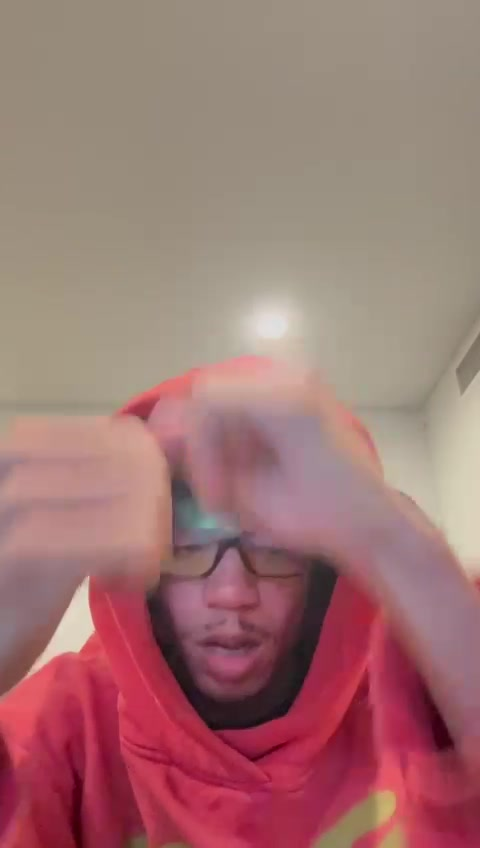
#> input picture backend/videos/0d576d4e-c7b5-40ec-a81b-2beca8b82110/frames/00043.jpg, 480 x 848 px
$ python -i script.py   (imports and definitions only)
#> lines starting #> are read from the running program, lines starting #| are printed output that depends on the picture; after the words box and inside, x2 and y2 are one past the last pixel; in counts of white or black regions, pixels touching at a corner belong together
#> further down, picture is the input picture: shape (848, 480, 3); mean B, G, R 115.5, 117, 160
import cv2
import numpy as np

# Helper function for parameter extraction with validation
def get_param(params, name, default, param_type, min_val=None, max_val=None):
    value = params.get(name, default)
    try:
        value = param_type(value)
        if min_val is not None:
            value = max(min_val, value)
        if max_val is not None:
            value = min(max_val, value)
    except (ValueError, TypeError):
        value = default
    return value

# Function to apply noise to the image
def add_noise(image, noise_factor):
    noise = np.random.randn(*image.shape) * noise_factor
    noisy_image = np.clip(image + noise, 0, 1)
    return noisy_image

# Function to apply pixel sorting
def apply_effect(frame, mask=None, **params):
    if not params:
        params = {}

    # Extract and validate parameters
    thresh_min = get_param(params, "threshold_min", 0.0, float, 0.0, 1.0)
    thresh_max = get_param(params, "threshold_max", 0.8, float, 0.0, 1.0)
    randomness = get_param(params, "randomness", 0, float, 0.0, 1.0)
    direction = get_param(params, "direction", "vertical", str)  # New param for direction (vertical/horizontal)
    strip_width = get_param(params, "strip_width", 5, int, 1, 100)
    strip_spacing = get_param(params, "strip_spacing", 1, int, -50, 50)
    pulling_distance = get_param(params, "pulling_distance", 1.0, float, 0.1, 10.0)
    char_length = get_param(params, "char_length", 10, int, 1, 100)
    sorting_style = get_param(params, "sorting_style", 0, int, 0, 2)  # 0: Hue, 1: Saturation, 2: Lightness
    noise_factor = get_param(params, "noise_strength", 0.0, float, 0.0, 1.0)

    # Convert frame to float for safe pixel manipulation
    original_dtype = frame.dtype
    if original_dtype != np.float32:
        frame = frame.astype(np.float32) / 255.0

    # Apply noise if required
    if noise_factor > 0:
        frame = add_noise(frame, noise_factor)

    # Core pixel sorting logic
    def pixel_sort(image, mask, direction, style, thresh_min, thresh_max, strip_width, strip_spacing, pulling_distance):
        # Channel selection based on sorting style
#> called with direction = 'vertical', style = 0, thresh_min = 0, thresh_max = 0.8, strip_width = 5, strip_spacing = 1, pulling_distance = 1
        if style == 0:  # Sort by Hue
            hsv = cv2.cvtColor(image, cv2.COLOR_BGR2HSV)
#> hsv: shape (848, 480, 3) float32; mean H, S, V 155.9, 0.3, 0.6
            channel_to_sort = hsv[:, :, 0]
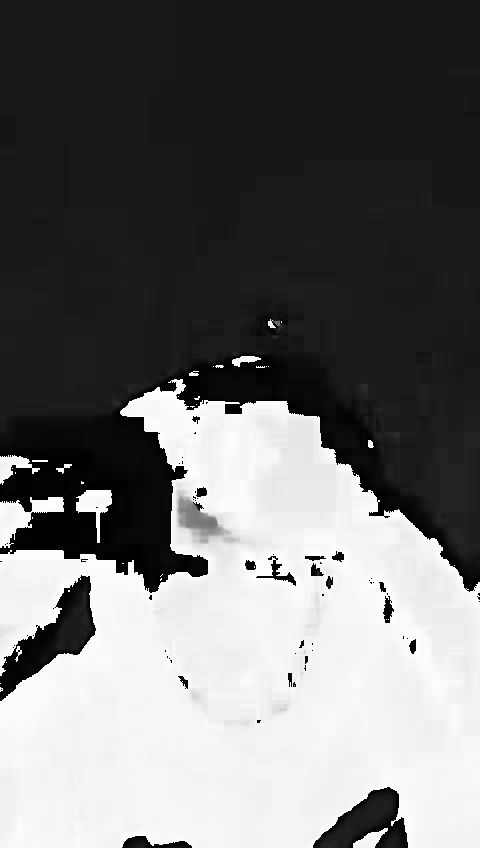
#> channel_to_sort: shape (848, 480) float32; min 0, max 359.5, mean 155.9; drawn with min black and max white
        elif style == 1:  # Sort by Saturation
            hsv = cv2.cvtColor(image, cv2.COLOR_BGR2HSV)
            channel_to_sort = hsv[:, :, 1]
        else:  # Sort by Lightness (Luminance in Lab color space)
            lab = cv2.cvtColor(image, cv2.COLOR_BGR2Lab)
            channel_to_sort = lab[:, :, 0]  # L channel (lightness)

        # Apply thresholds (convert to 0-255 range)
        min_thresh_value = int(thresh_min * 255)
        max_thresh_value = int(thresh_max * 255)

        # Threshold mask for sorting
        threshold_mask = (channel_to_sort >= min_thresh_value) & (channel_to_sort <= max_thresh_value)
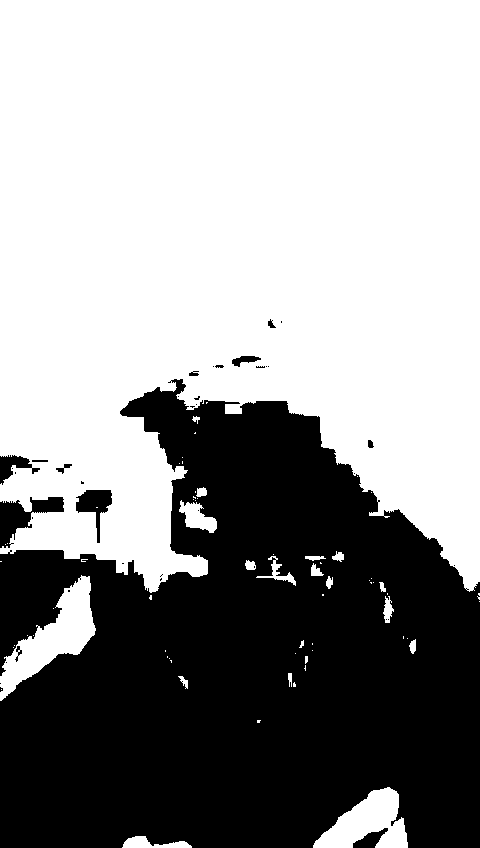
#> threshold_mask: shape (848, 480) bool; 60.3% white; 39 black regions (26 under 20 px), largest, box (x1, y1, x2, y2) and area: (0, 379, 480, 848) 158206, (0, 497, 64, 548) 1401, (76, 490, 112, 543) 803

        sorted_image = image.copy()

        # Depending on the direction (vertical or horizontal) apply the sorting
        if direction == "horizontal":
            # Sort along rows (horizontal direction)
            for row in range(0, image.shape[0], strip_width + strip_spacing):
                masked_indices = np.where(threshold_mask[row, :])[0]
                if len(masked_indices) > 1:
                    for i in range(0, len(masked_indices), strip_width):
                        # Pull and sort pixels horizontally within strip width
                        block_indices = masked_indices[i:i + strip_width]
                        pulling_indices = np.clip(block_indices * pulling_distance, 0, image.shape[1] - 1).astype(int)
                        sorted_indices = np.argsort(channel_to_sort[row, block_indices])
                        sorted_image[row, pulling_indices] = image[row, block_indices[sorted_indices]]
        else:
            # Sort along columns (vertical direction)
            for col in range(0, image.shape[1], strip_width + strip_spacing):
                masked_indices = np.where(threshold_mask[:, col])[0]
                if len(masked_indices) > 1:
                    for i in range(0, len(masked_indices), strip_width):
                        # Pull and sort pixels vertically within strip width
                        block_indices = masked_indices[i:i + strip_width]
                        pulling_indices = np.clip(block_indices * pulling_distance, 0, image.shape[0] - 1).astype(int)
                        sorted_indices = np.argsort(channel_to_sort[block_indices, col])
                        sorted_image[pulling_indices, col] = image[block_indices[sorted_indices], col]
#> sorted_image: shape (848, 480, 3) float32; mean of channels 0, 1, 2 0.453, 0.459, 0.627

        # Apply mask so sorting only happens inside the masked region
        if mask is not None:
            sorted_image = np.where(mask[..., None] > 0, sorted_image, image)

        return sorted_image

    # Apply pixel sorting based on the specified direction
    sorted_image = pixel_sort(frame, mask, direction, sorting_style, thresh_min, thresh_max, strip_width, strip_spacing, pulling_distance)

    # Optionally introduce randomness by not sorting some intervals
    if randomness > 0:
        random_mask = np.random.rand(*sorted_image.shape[:2]) > randomness
        sorted_image[random_mask] = frame[random_mask]

    # Resize output back to original dimensions
    if original_dtype != np.float32:
        sorted_image = (sorted_image * 255).astype(np.uint8)

    return sorted_image

>>> import cv2
>>> picture = cv2.imread('../../videos/0d576d4e-c7b5-40ec-a81b-2beca8b82110/frames/00043.jpg')
>>> result = apply_effect(picture)

$ run again, on backend/videos/0d576d4e-c7b5-40ec-a81b-2beca8b82110/frames/00073.jpg
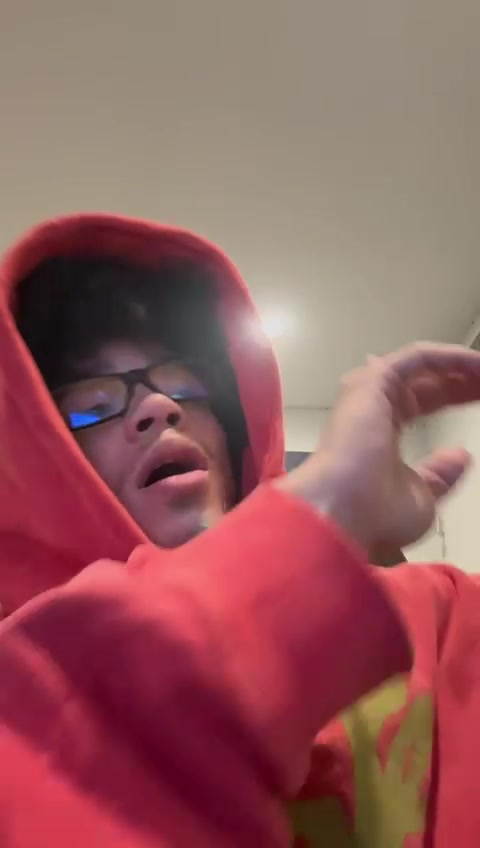
#> input picture backend/videos/0d576d4e-c7b5-40ec-a81b-2beca8b82110/frames/00073.jpg, 480 x 848 px
#> picture is the input picture: shape (848, 480, 3); mean B, G, R 92.9, 91.1, 146.9
#> hsv: shape (848, 480, 3) float32; mean H, S, V 196.6, 0.4, 0.6
#> in pixel_sort, `threshold_mask = (channel_to_sort >= min_thresh_value) & (channel_to_s..`:
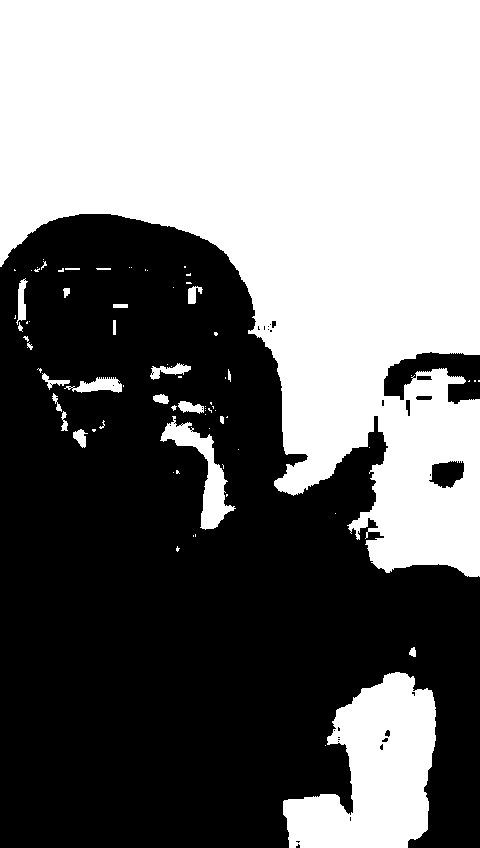
#> threshold_mask: shape (848, 480) bool; 46.8% white; 77 white regions (53 under 20 px), largest, box (x1, y1, x2, y2) and area: (0, 0, 480, 577) 168855, (283, 672, 436, 848) 16734, (160, 416, 236, 530) 2319
#> after the loop in pixel_sort, `for col in range(0, image.shape[1], strip_width + strip_spacing):`:
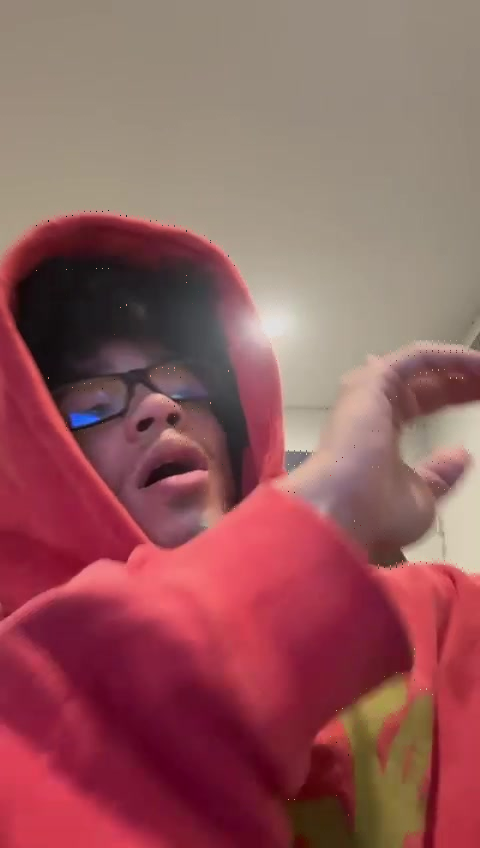
#> sorted_image: shape (848, 480, 3) float32; mean of channels 0, 1, 2 0.365, 0.358, 0.576; drawn as B, G, R

$ run again, on backend/videos/0d576d4e-c7b5-40ec-a81b-2beca8b82110/frames/00078.jpg
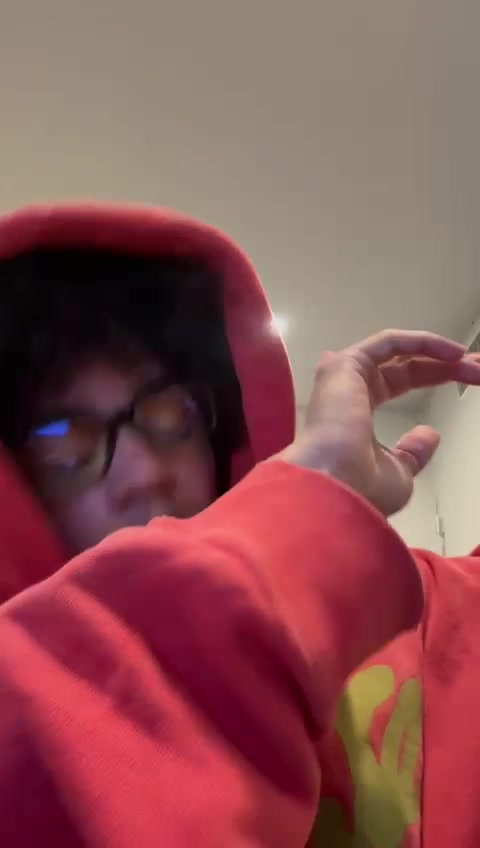
#> input picture backend/videos/0d576d4e-c7b5-40ec-a81b-2beca8b82110/frames/00078.jpg, 480 x 848 px
#> picture is the input picture: shape (848, 480, 3); mean B, G, R 82.3, 80.2, 137.2
#> hsv: shape (848, 480, 3) float32; mean H, S, V 207, 0.5, 0.5
#> in pixel_sort, `threshold_mask = (channel_to_sort >= min_thresh_value) & (channel_to_s..`:
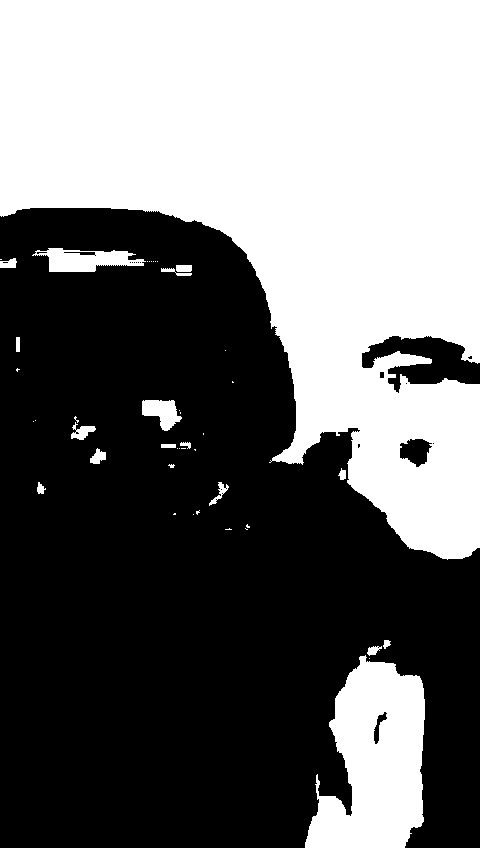
#> threshold_mask: shape (848, 480) bool; 43.7% white; 45 white regions (28 under 20 px), largest, box (x1, y1, x2, y2) and area: (0, 0, 480, 560) 158423, (305, 655, 425, 848) 15741, (32, 248, 146, 272) 1619
#> after the loop in pixel_sort, `for col in range(0, image.shape[1], strip_width + strip_spacing):`:
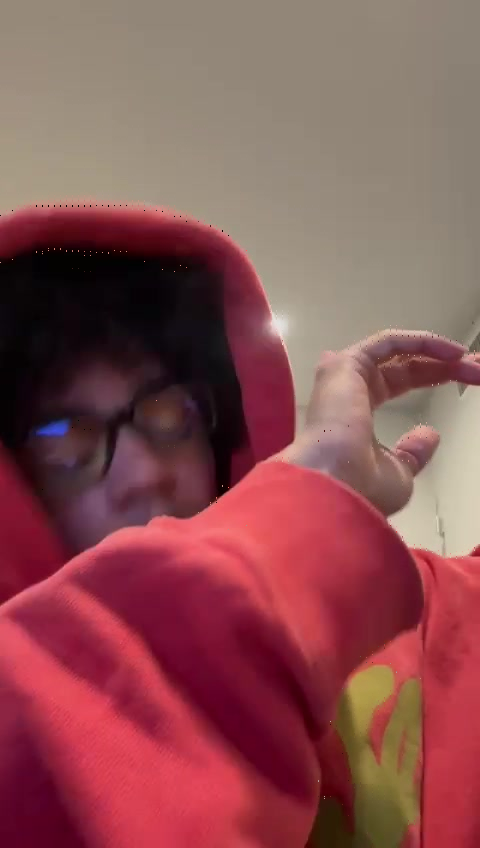
#> sorted_image: shape (848, 480, 3) float32; mean of channels 0, 1, 2 0.323, 0.315, 0.538; drawn as B, G, R

$ run again, on backend/videos/0d576d4e-c7b5-40ec-a81b-2beca8b82110/frames/00081.jpg
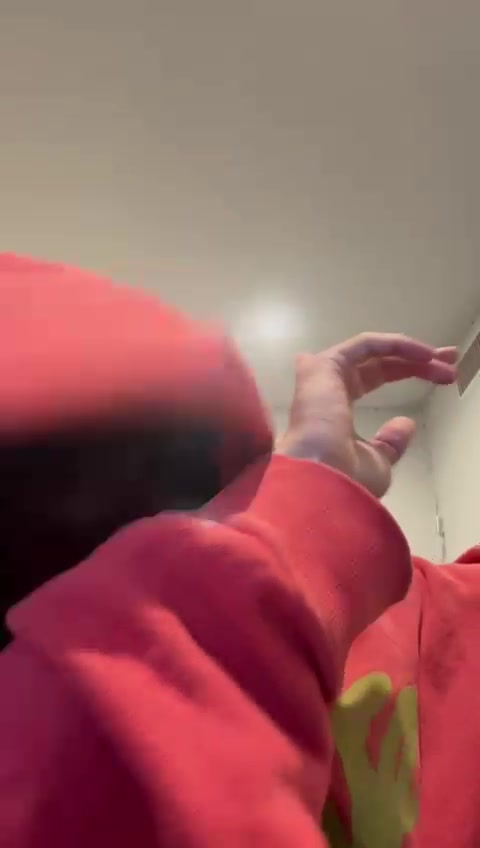
#> input picture backend/videos/0d576d4e-c7b5-40ec-a81b-2beca8b82110/frames/00081.jpg, 480 x 848 px
#> picture is the input picture: shape (848, 480, 3); mean B, G, R 93.9, 93.5, 151.8
#> hsv: shape (848, 480, 3) float32; mean H, S, V 191.4, 0.5, 0.6
#> in pixel_sort, `threshold_mask = (channel_to_sort >= min_thresh_value) & (channel_to_s..`:
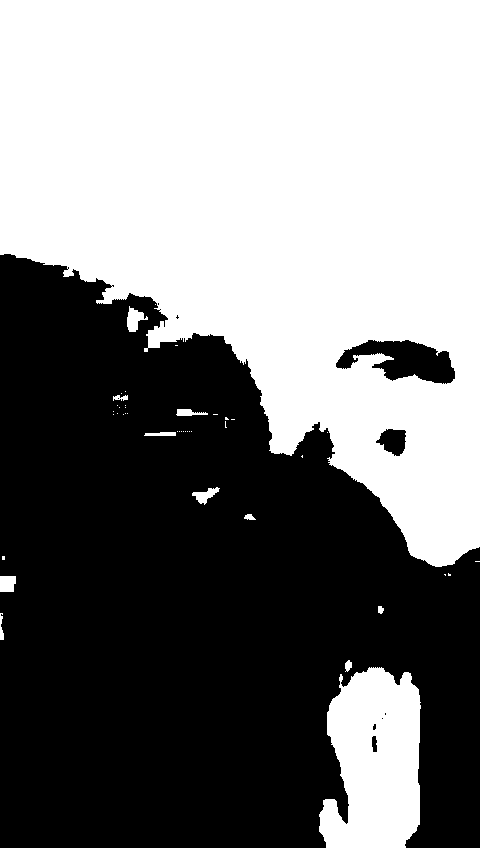
#> threshold_mask: shape (848, 480) bool; 49.4% white; 44 white regions (32 under 20 px), largest, box (x1, y1, x2, y2) and area: (0, 0, 480, 567) 185295, (319, 667, 421, 848) 14612, (127, 306, 148, 332) 293
#> after the loop in pixel_sort, `for col in range(0, image.shape[1], strip_width + strip_spacing):`:
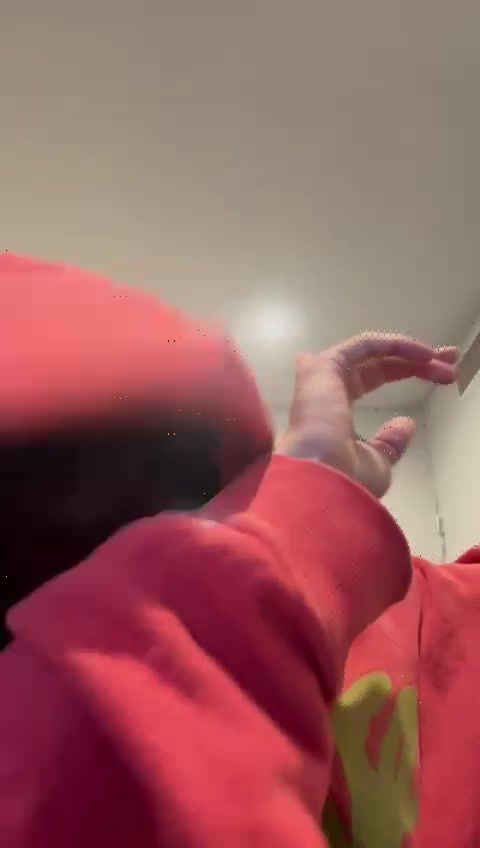
#> sorted_image: shape (848, 480, 3) float32; mean of channels 0, 1, 2 0.369, 0.367, 0.595; drawn as B, G, R
